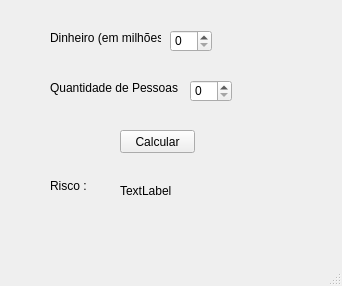
<?xml version="1.0" encoding="UTF-8"?>
<ui version="4.0">
 <class>MainWindow</class>
 <widget class="QMainWindow" name="MainWindow">
  <property name="geometry">
   <rect>
    <x>0</x>
    <y>0</y>
    <width>342</width>
    <height>286</height>
   </rect>
  </property>
  <property name="windowTitle">
   <string>MainWindow</string>
  </property>
  <widget class="QWidget" name="centralwidget">
   <widget class="QLabel" name="Dinheiro">
    <property name="geometry">
     <rect>
      <x>50</x>
      <y>30</y>
      <width>111</width>
      <height>16</height>
     </rect>
    </property>
    <property name="text">
     <string>Dinheiro (em milhões) : </string>
    </property>
   </widget>
   <widget class="QSpinBox" name="QuantDinheiro">
    <property name="geometry">
     <rect>
      <x>170</x>
      <y>30</y>
      <width>42</width>
      <height>22</height>
     </rect>
    </property>
   </widget>
   <widget class="QLabel" name="Pessoa">
    <property name="geometry">
     <rect>
      <x>50</x>
      <y>80</y>
      <width>131</width>
      <height>16</height>
     </rect>
    </property>
    <property name="text">
     <string>Quantidade de Pessoas :</string>
    </property>
   </widget>
   <widget class="QSpinBox" name="QuantPesssoa">
    <property name="geometry">
     <rect>
      <x>190</x>
      <y>80</y>
      <width>42</width>
      <height>22</height>
     </rect>
    </property>
   </widget>
   <widget class="QLabel" name="Risco">
    <property name="geometry">
     <rect>
      <x>50</x>
      <y>160</y>
      <width>41</width>
      <height>51</height>
     </rect>
    </property>
    <property name="text">
     <string>Risco :</string>
    </property>
   </widget>
   <widget class="QLabel" name="Resultado">
    <property name="geometry">
     <rect>
      <x>120</x>
      <y>155</y>
      <width>211</width>
      <height>71</height>
     </rect>
    </property>
    <property name="text">
     <string>TextLabel</string>
    </property>
   </widget>
   <widget class="QPushButton" name="Calcular">
    <property name="geometry">
     <rect>
      <x>120</x>
      <y>130</y>
      <width>75</width>
      <height>23</height>
     </rect>
    </property>
    <property name="text">
     <string>Calcular</string>
    </property>
   </widget>
  </widget>
  <widget class="QMenuBar" name="menubar">
   <property name="geometry">
    <rect>
     <x>0</x>
     <y>0</y>
     <width>342</width>
     <height>21</height>
    </rect>
   </property>
  </widget>
  <widget class="QStatusBar" name="statusbar"/>
 </widget>
 <resources/>
 <connections/>
</ui>
